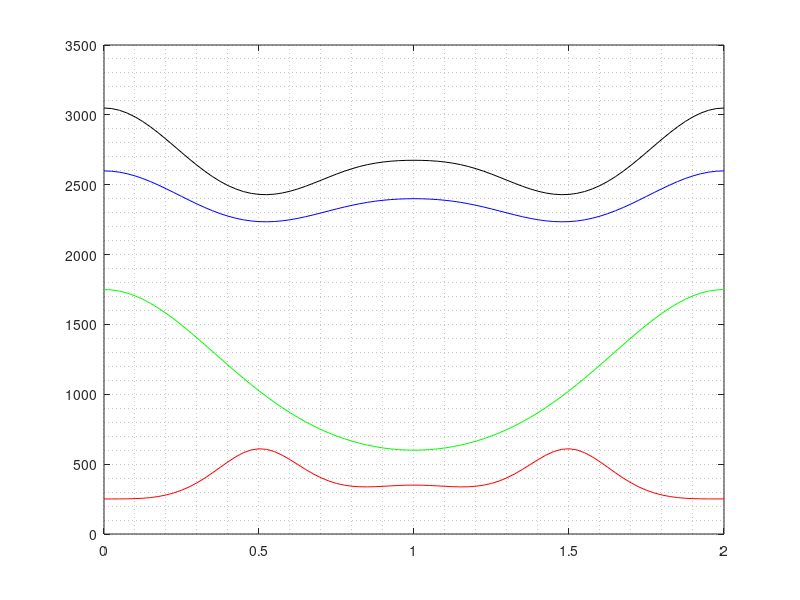
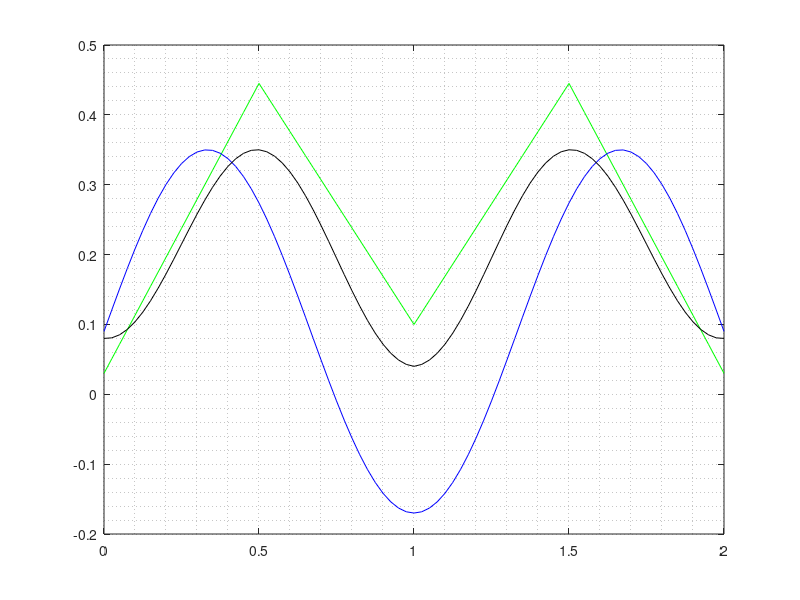

Reproduce these figures in MATLAB, in order.
firstFormantFrequencies = [250, 400, 600, 400, 350];
firstFFProm = (250 + 400 + 600 + 400 + 350) / 5
secondFormantFrequencies = [1750, 1620, 1040, 750, 600];
secondFFProm = (1750 + 1620 + 1040 + 750 + 600) / 5
thirdFormantFrequencies = [2600, 2400, 2250, 2400, 2400];
thirdFFProm = (2600 + 2400 + 2250 + 2400 + 2400) / 5
fourthFormantFrequencies = [3050, 2800, 2450, 2600, 2675];
fourthFFProm = (3050 + 2800 + 2450 + 2600 + 2675) / 5

firstFormantAmplitudes = [1, 1, 1, 1, 1];
secondFormantAmplitudes = [0.03, 0.25, 0.44, 0.28, 0.1];
thirdFormantAmplitudes = [0.16, 0.35, 0.35, 0.09, 0.025];
fourthFormantAmplitudes = [0.08, 0.25, 0.35, 0.1, 0.04];

x = [0 : 0.025 : 2];

 % FORMANT FREQUENCIES
function y = fff (x)
 y = exp((-cos(2 * pi * x) * 0.5 + 0.5) .^ 2 * log(600 / 250) + log(250)) + exp((-cos(pi * x) * 0.5 + 0.5) * log(100));
endfunction

function y = sff (x)
 y = exp((cos(pi * x) * 0.5 + 0.5) * log(1750 / 600) + log(600));
endfunction

function y = tff (x)
 y = exp((cos(2 * pi * x) * 0.5 + 0.5) * log(2600 / 2250) + log(2250)) - exp((cos(pi * x + pi) * 0.5 + 0.5) * log(200));
endfunction

function y = fourthff (x)
 y = exp(((1 + cos(2 * pi * x)) / 2) * log(3050 / 2450) + log(2450)) - exp(((1 + cos(pi * x + pi)) / 2) * log(375));
endfunction

 % FORMANT AMPLITUDES
function y = sfa (x)
 y = abs(mod(x * 2 + 1, 2) - 1) * 0.38 + 0.03 + abs(mod(x + 1, 2) - 1) * 0.07;
endfunction

function y = tfa (x)
 y = sin(x * pi * 3 / 2) * 0.26 + 0.09;
endfunction

function y = ffa (x)
 y = ((1 + cos(2 * pi * x + pi)) / 2) * 0.29 + 0.08 - abs(mod(x - 1, 2) - 1) * 0.04;
endfunction

 % PLOTTING
aux = figure; plot(x, fff(x), "r", x, sff(x), "g", x, tff(x), "b", x, fourthff(x), "k"); grid minor;
saveas(aux, "voice partials frequencies", "pdf");
aux = figure; plot(x, sfa(x), "g", x, tfa(x), "b", x, ffa(x), "k"); grid minor;
saveas(aux, "voice partials amplitudes", "pdf");